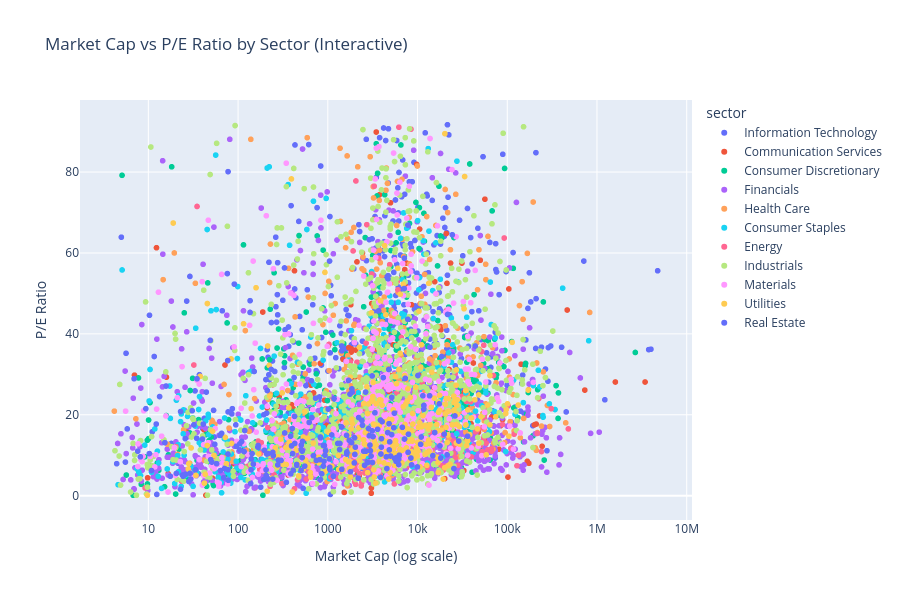

The cell this chart's notebook holds for it:
### Markdown cell above
### 4. Interactive Visualizations (Plotly)

### Code cell
# Interactive scatter: Market Cap vs P/E by sector
if HAVE_PLOTLY and 'market_cap' in all_stocks.columns and 'p_e' in all_stocks.columns:
    scatter_data = all_stocks[['market_cap', 'p_e', 'sector', 'ticker', 'region']].dropna()
    # Filter outliers for better visualization
    scatter_data = scatter_data[
        (scatter_data['p_e'] > 0) &
        (scatter_data['p_e'] < scatter_data['p_e'].quantile(0.95)) &
        (scatter_data['market_cap'] > 0)
        ]

    if len(scatter_data) > 0:
        fig = px.scatter(
                scatter_data,
                x='market_cap',
                y='p_e',
                color='sector',
                hover_data=['ticker', 'region'],
                log_x=True,
                title='Market Cap vs P/E Ratio by Sector (Interactive)',
                labels={'market_cap': 'Market Cap (log scale)', 'p_e': 'P/E Ratio'},
                height=600
                )
        fig.update_layout(showlegend=True)
        fig.show()

### Figure 1 — Plotly figure (JSON) as saved in the notebook; plotly's stock layout.template omitted (floating-point values rounded to 4 significant figures; data arrays with more than 128 entries replaced by an {"elided": "..."} marker saying what was removed)
{"data": [{"customdata": {"elided": "566x2 str values"}, "hovertemplate": "sector=Information Technology<br>Market Cap (log scale)=%{x}<br>P/E Ratio=%{y}<br>ticker=%{customdata[0]}<br>region=%{customdata[1]}<extra></extra>", "legendgroup": "Information Technology", "marker": {"color": "#636efa", "symbol": "circle"}, "mode": "markers", "name": "Information Technology", "showlegend": true, "x": {"elided": "566 float values"}, "xaxis": "x", "y": {"elided": "566 float values"}, "yaxis": "y", "type": "scattergl"}, {"customdata": {"elided": "274x2 str values"}, "hovertemplate": "sector=Communication Services<br>Market Cap (log scale)=%{x}<br>P/E Ratio=%{y}<br>ticker=%{customdata[0]}<br>region=%{customdata[1]}<extra></extra>", "legendgroup": "Communication Services", "marker": {"color": "#EF553B", "symbol": "circle"}, "mode": "markers", "name": "Communication Services", "showlegend": true, "x": {"elided": "274 float values"}, "xaxis": "x", "y": {"elided": "274 float values"}, "yaxis": "y", "type": "scattergl"}, {"customdata": {"elided": "707x2 str values"}, "hovertemplate": "sector=Consumer Discretionary<br>Market Cap (log scale)=%{x}<br>P/E Ratio=%{y}<br>ticker=%{customdata[0]}<br>region=%{customdata[1]}<extra></extra>", "legendgroup": "Consumer Discretionary", "marker": {"color": "#00cc96", "symbol": "circle"}, "mode": "markers", "name": "Consumer Discretionary", "showlegend": true, "x": {"elided": "707 float values"}, "xaxis": "x", "y": {"elided": "707 float values"}, "yaxis": "y", "type": "scattergl"}, {"customdata": {"elided": "1255x2 str values"}, "hovertemplate": "sector=Financials<br>Market Cap (log scale)=%{x}<br>P/E Ratio=%{y}<br>ticker=%{customdata[0]}<br>region=%{customdata[1]}<extra></extra>", "legendgroup": "Financials", "marker": {"color": "#ab63fa", "symbol": "circle"}, "mode": "markers", "name": "Financials", "showlegend": true, "x": {"elided": "1255 float values"}, "xaxis": "x", "y": {"elided": "1255 float values"}, "yaxis": "y", "type": "scattergl"}, {"customdata": {"elided": "405x2 str values"}, "hovertemplate": "sector=Health Care<br>Market Cap (log scale)=%{x}<br>P/E Ratio=%{y}<br>ticker=%{customdata[0]}<br>region=%{customdata[1]}<extra></extra>", "legendgroup": "Health Care", "marker": {"color": "#FFA15A", "symbol": "circle"}, "mode": "markers", "name": "Health Care", "showlegend": true, "x": {"elided": "405 float values"}, "xaxis": "x", "y": {"elided": "405 float values"}, "yaxis": "y", "type": "scattergl"}, {"customdata": {"elided": "494x2 str values"}, "hovertemplate": "sector=Consumer Staples<br>Market Cap (log scale)=%{x}<br>P/E Ratio=%{y}<br>ticker=%{customdata[0]}<br>region=%{customdata[1]}<extra></extra>", "legendgroup": "Consumer Staples", "marker": {"color": "#19d3f3", "symbol": "circle"}, "mode": "markers", "name": "Consumer Staples", "showlegend": true, "x": {"elided": "494 float values"}, "xaxis": "x", "y": {"elided": "494 float values"}, "yaxis": "y", "type": "scattergl"}, {"customdata": {"elided": "249x2 str values"}, "hovertemplate": "sector=Energy<br>Market Cap (log scale)=%{x}<br>P/E Ratio=%{y}<br>ticker=%{customdata[0]}<br>region=%{customdata[1]}<extra></extra>", "legendgroup": "Energy", "marker": {"color": "#FF6692", "symbol": "circle"}, "mode": "markers", "name": "Energy", "showlegend": true, "x": {"elided": "249 float values"}, "xaxis": "x", "y": {"elided": "249 float values"}, "yaxis": "y", "type": "scattergl"}, {"customdata": {"elided": "1168x2 str values"}, "hovertemplate": "sector=Industrials<br>Market Cap (log scale)=%{x}<br>P/E Ratio=%{y}<br>ticker=%{customdata[0]}<br>region=%{customdata[1]}<extra></extra>", "legendgroup": "Industrials", "marker": {"color": "#B6E880", "symbol": "circle"}, "mode": "markers", "name": "Industrials", "showlegend": true, "x": {"elided": "1168 float values"}, "xaxis": "x", "y": {"elided": "1168 float values"}, "yaxis": "y", "type": "scattergl"}, {"customdata": {"elided": "527x2 str values"}, "hovertemplate": "sector=Materials<br>Market Cap (log scale)=%{x}<br>P/E Ratio=%{y}<br>ticker=%{customdata[0]}<br>region=%{customdata[1]}<extra></extra>", "legendgroup": "Materials", "marker": {"color": "#FF97FF", "symbol": "circle"}, "mode": "markers", "name": "Materials", "showlegend": true, "x": {"elided": "527 float values"}, "xaxis": "x", "y": {"elided": "527 float values"}, "yaxis": "y", "type": "scattergl"}, {"customdata": {"elided": "288x2 str values"}, "hovertemplate": "sector=Utilities<br>Market Cap (log scale)=%{x}<br>P/E Ratio=%{y}<br>ticker=%{customdata[0]}<br>region=%{customdata[1]}<extra></extra>", "legendgroup": "Utilities", "marker": {"color": "#FECB52", "symbol": "circle"}, "mode": "markers", "name": "Utilities", "showlegend": true, "x": {"elided": "288 float values"}, "xaxis": "x", "y": {"elided": "288 float values"}, "yaxis": "y", "type": "scattergl"}, {"customdata": {"elided": "253x2 str values"}, "hovertemplate": "sector=Real Estate<br>Market Cap (log scale)=%{x}<br>P/E Ratio=%{y}<br>ticker=%{customdata[0]}<br>region=%{customdata[1]}<extra></extra>", "legendgroup": "Real Estate", "marker": {"color": "#636efa", "symbol": "circle"}, "mode": "markers", "name": "Real Estate", "showlegend": true, "x": {"elided": "253 float values"}, "xaxis": "x", "y": {"elided": "253 float values"}, "yaxis": "y", "type": "scattergl"}], "layout": {"xaxis": {"anchor": "y", "domain": [0.0, 1.0], "title": {"text": "Market Cap (log scale)"}, "type": "log"}, "yaxis": {"anchor": "x", "domain": [0.0, 1.0], "title": {"text": "P/E Ratio"}}, "legend": {"title": {"text": "sector"}, "tracegroupgap": 0}, "title": {"text": "Market Cap vs P/E Ratio by Sector (Interactive)"}, "height": 600, "showlegend": true}}
